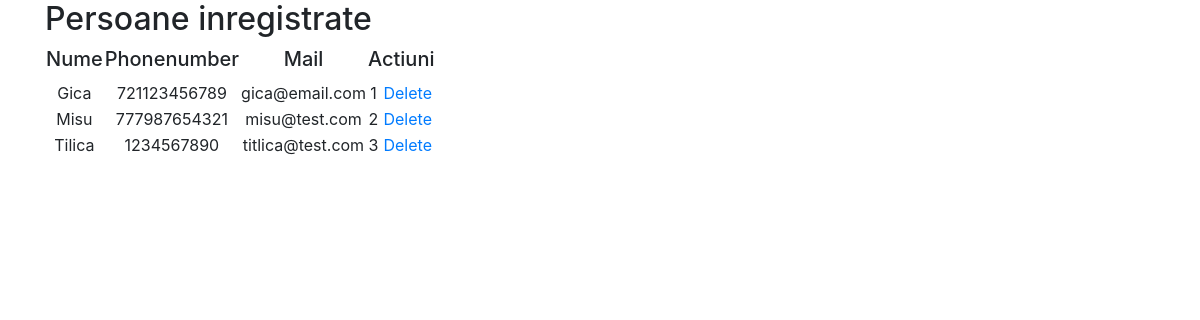
Page /main/persons/ on the committed database.
### main/models.py (models this page shows, shortened)
class Person(models.Model):
    id = models.AutoField(primary_key=True)
    nume = models.CharField(max_length=50)
    phonenumber = models.IntegerField()
    mail = models.CharField(max_length=50)
    class Meta:
        db_table = "personmodel"

### main/views.py (the view)
# urls.py: path('persons/', views.persons, name='persons'),
def persons(request):
    persons = Person.objects.all()
    return render(request, 'main/lista_persoane.html', {'persons': persons})

### main/templates/main/lista_persoane.html (shortened to what this page needs)
<!DOCTYPE html>
<html lang="en">
<head>
    <link rel="stylesheet" href="https://stackpath.bootstrapcdn.com/bootstrap/4.3.1/css/bootstrap.min.css">
</head>
<body>
    <div class="container">
        <h2>Persoane inregistrate</h2>
        <table>
            <tr align="center">
                <td><h5>Nume</h5></td>
                <td><h5>Phonenumber</h5></td>
                <td><h5>Mail</h5></td>
                <td colspan="2"><h5>Actiuni</h5></td>
            </tr>
            {% for pers in persons %}
               <tr align="center">
                   <td> {{ pers.nume }} </td>
                   <td> {{ pers.phonenumber }} </td>
                   <td> {{ pers.mail }} </td>
                   <td> {{ pers.id }} </td>
                   <td><a href="{% url 'main:deleteperson' pers.id %}">Delete</a></td>
               </tr>
            {% endfor %}
        </table>
    </div>
</body>
</html>

### rows in the picture
Person: nume "Gica", phonenumber "721123456789", mail "gica@email.com", id "1"
Person: nume "Misu", phonenumber "777987654321", mail "misu@test.com", id "2"
Person: nume "Tilica", phonenumber "1234567890", mail "titlica@test.com", id "3"
